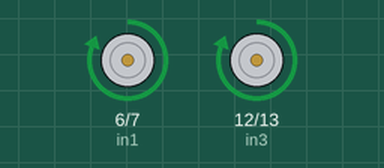
The sketch below on a simulated Arduino Uno, built with avr-gcc and run on an emulated ATmega328P. On the bench: motor-driver pin pairs drawn as motors (green arrow = first pin HIGH = forward, orange = second pin HIGH = backward, longer = more drive).

Above: at 0.2 s.
Timing chart, 0 to 3.0 s (numbered marks = the images above):
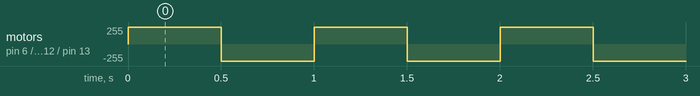

Measured:
- by itself, motor on pin 6 (in1) / pin 7 (in2), motor on pin 12 (in3) / pin 13 (in4): alternates forward 255/255 for 0.50 s and backward 255/255 for 0.50 s

The sketch:

codigo_1_basico.ino
```cpp
const int in1 = 6;
const int in2 = 7;
const int in3 = 12;
const int in4 = 13;

char comando;

void setup() {
  pinMode(in1, OUTPUT);
  pinMode(in2, OUTPUT);
  pinMode(in3, OUTPUT);
  pinMode(in4, OUTPUT);
  Serial.begin(9600);
}

void loop() {
  adelante();
  delay(500);
  atras();
  delay(500);
}

void adelante() {
  digitalWrite(in1, HIGH);
  digitalWrite(in2, LOW);
  digitalWrite(in3, HIGH);
  digitalWrite(in4, LOW);
}

void atras() {
  digitalWrite(in1, LOW);
  digitalWrite(in2, HIGH);
  digitalWrite(in3, LOW);
  digitalWrite(in4, HIGH);
}

void izquierda() {
  digitalWrite(in1, HIGH);
  digitalWrite(in2, LOW);
  digitalWrite(in3, LOW);
  digitalWrite(in4, HIGH);
}

void derecha() {
  digitalWrite(in1, LOW);
  digitalWrite(in2, HIGH);
  digitalWrite(in3, HIGH);
  digitalWrite(in4, LOW);
}

void detener() {
  digitalWrite(in1, LOW);
  digitalWrite(in2, LOW);
  digitalWrite(in3, LOW);
  digitalWrite(in4, LOW);
}
```
